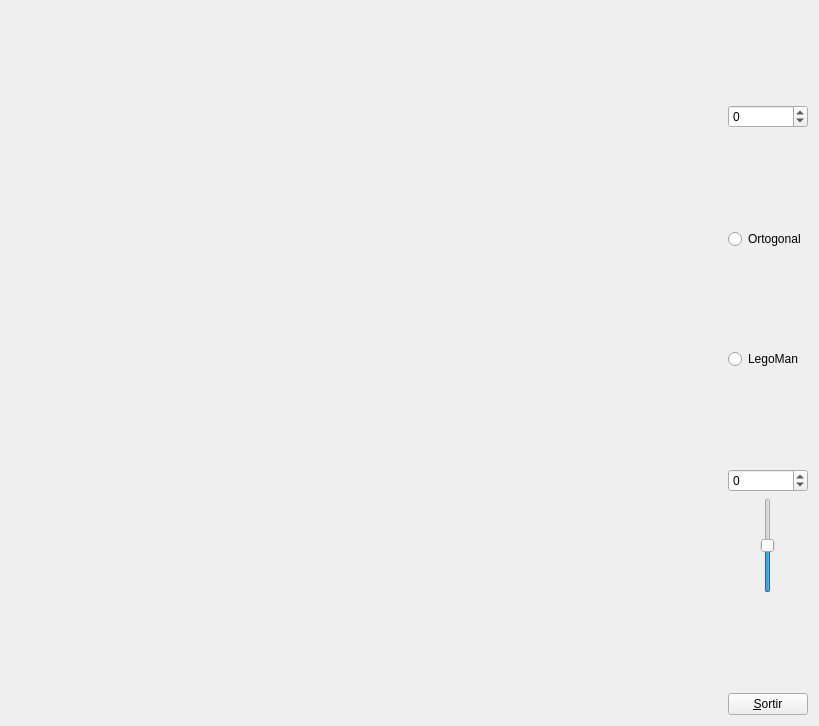
<?xml version="1.0" encoding="UTF-8"?>
<ui version="4.0">
 <class>MyForm</class>
 <widget class="QWidget" name="MyForm">
  <property name="geometry">
   <rect>
    <x>0</x>
    <y>0</y>
    <width>819</width>
    <height>726</height>
   </rect>
  </property>
  <property name="windowTitle">
   <string>IDI-Lab</string>
  </property>
  <layout class="QHBoxLayout" name="horizontalLayout_2">
   <item>
    <widget class="MyGLWidget" name="widget" native="true">
     <property name="sizePolicy">
      <sizepolicy hsizetype="Expanding" vsizetype="Expanding">
       <horstretch>0</horstretch>
       <verstretch>0</verstretch>
      </sizepolicy>
     </property>
     <property name="minimumSize">
      <size>
       <width>50</width>
       <height>50</height>
      </size>
     </property>
    </widget>
   </item>
   <item>
    <layout class="QVBoxLayout" name="verticalLayout">
     <item>
      <spacer name="verticalSpacer_5">
       <property name="orientation">
        <enum>Qt::Vertical</enum>
       </property>
       <property name="sizeHint" stdset="0">
        <size>
         <width>20</width>
         <height>40</height>
        </size>
       </property>
      </spacer>
     </item>
     <item>
      <widget class="QSpinBox" name="spinBox_2">
       <property name="minimum">
        <number>-10</number>
       </property>
       <property name="maximum">
        <number>10</number>
       </property>
      </widget>
     </item>
     <item>
      <spacer name="verticalSpacer_4">
       <property name="orientation">
        <enum>Qt::Vertical</enum>
       </property>
       <property name="sizeHint" stdset="0">
        <size>
         <width>20</width>
         <height>40</height>
        </size>
       </property>
      </spacer>
     </item>
     <item>
      <widget class="QRadioButton" name="radioButton_2">
       <property name="text">
        <string>Ortogonal</string>
       </property>
       <property name="autoExclusive">
        <bool>false</bool>
       </property>
      </widget>
     </item>
     <item>
      <spacer name="verticalSpacer_3">
       <property name="orientation">
        <enum>Qt::Vertical</enum>
       </property>
       <property name="sizeHint" stdset="0">
        <size>
         <width>20</width>
         <height>40</height>
        </size>
       </property>
      </spacer>
     </item>
     <item>
      <widget class="QRadioButton" name="radioButton">
       <property name="text">
        <string>LegoMan</string>
       </property>
      </widget>
     </item>
     <item>
      <spacer name="verticalSpacer">
       <property name="orientation">
        <enum>Qt::Vertical</enum>
       </property>
       <property name="sizeHint" stdset="0">
        <size>
         <width>20</width>
         <height>40</height>
        </size>
       </property>
      </spacer>
     </item>
     <item>
      <widget class="QSpinBox" name="spinBox">
       <property name="minimum">
        <number>-100</number>
       </property>
       <property name="maximum">
        <number>100</number>
       </property>
      </widget>
     </item>
     <item>
      <layout class="QHBoxLayout" name="horizontalLayout">
       <item>
        <spacer name="horizontalSpacer">
         <property name="orientation">
          <enum>Qt::Horizontal</enum>
         </property>
         <property name="sizeType">
          <enum>QSizePolicy::Maximum</enum>
         </property>
         <property name="sizeHint" stdset="0">
          <size>
           <width>10</width>
           <height>20</height>
          </size>
         </property>
        </spacer>
       </item>
       <item>
        <widget class="QSlider" name="verticalSlider">
         <property name="sizePolicy">
          <sizepolicy hsizetype="Fixed" vsizetype="MinimumExpanding">
           <horstretch>0</horstretch>
           <verstretch>0</verstretch>
          </sizepolicy>
         </property>
         <property name="minimum">
          <number>-100</number>
         </property>
         <property name="maximum">
          <number>100</number>
         </property>
         <property name="singleStep">
          <number>1</number>
         </property>
         <property name="orientation">
          <enum>Qt::Vertical</enum>
         </property>
        </widget>
       </item>
       <item>
        <spacer name="horizontalSpacer_2">
         <property name="orientation">
          <enum>Qt::Horizontal</enum>
         </property>
         <property name="sizeType">
          <enum>QSizePolicy::Maximum</enum>
         </property>
         <property name="sizeHint" stdset="0">
          <size>
           <width>10</width>
           <height>20</height>
          </size>
         </property>
        </spacer>
       </item>
      </layout>
     </item>
     <item>
      <spacer name="verticalSpacer_2">
       <property name="orientation">
        <enum>Qt::Vertical</enum>
       </property>
       <property name="sizeHint" stdset="0">
        <size>
         <width>20</width>
         <height>40</height>
        </size>
       </property>
      </spacer>
     </item>
     <item>
      <widget class="QPushButton" name="pushButton">
       <property name="sizePolicy">
        <sizepolicy hsizetype="Minimum" vsizetype="Fixed">
         <horstretch>0</horstretch>
         <verstretch>0</verstretch>
        </sizepolicy>
       </property>
       <property name="text">
        <string>&amp;Sortir</string>
       </property>
      </widget>
     </item>
    </layout>
   </item>
  </layout>
 </widget>
 <customwidgets>
  <customwidget>
   <class>MyGLWidget</class>
   <extends>QWidget</extends>
   <header>MyGLWidget.h</header>
   <container>1</container>
   <slots>
    <signal>setEscala(int)</signal>
    <slot>zoom(int)</slot>
    <slot>pintarModel(bool)</slot>
    <slot>cambiarOptica()</slot>
    <slot>cambiarEscala(int)</slot>
   </slots>
  </customwidget>
 </customwidgets>
 <resources/>
 <connections>
  <connection>
   <sender>pushButton</sender>
   <signal>clicked()</signal>
   <receiver>MyForm</receiver>
   <slot>close()</slot>
   <hints>
    <hint type="sourcelabel">
     <x>800</x>
     <y>715</y>
    </hint>
    <hint type="destinationlabel">
     <x>839</x>
     <y>529</y>
    </hint>
   </hints>
  </connection>
  <connection>
   <sender>verticalSlider</sender>
   <signal>valueChanged(int)</signal>
   <receiver>spinBox</receiver>
   <slot>setValue(int)</slot>
   <hints>
    <hint type="sourcelabel">
     <x>766</x>
     <y>565</y>
    </hint>
    <hint type="destinationlabel">
     <x>808</x>
     <y>498</y>
    </hint>
   </hints>
  </connection>
  <connection>
   <sender>spinBox</sender>
   <signal>valueChanged(int)</signal>
   <receiver>verticalSlider</receiver>
   <slot>setValue(int)</slot>
   <hints>
    <hint type="sourcelabel">
     <x>808</x>
     <y>498</y>
    </hint>
    <hint type="destinationlabel">
     <x>766</x>
     <y>565</y>
    </hint>
   </hints>
  </connection>
  <connection>
   <sender>verticalSlider</sender>
   <signal>valueChanged(int)</signal>
   <receiver>widget</receiver>
   <slot>zoom(int)</slot>
   <hints>
    <hint type="sourcelabel">
     <x>766</x>
     <y>565</y>
    </hint>
    <hint type="destinationlabel">
     <x>689</x>
     <y>437</y>
    </hint>
   </hints>
  </connection>
  <connection>
   <sender>radioButton</sender>
   <signal>clicked(bool)</signal>
   <receiver>widget</receiver>
   <slot>pintarModel(bool)</slot>
   <hints>
    <hint type="sourcelabel">
     <x>808</x>
     <y>372</y>
    </hint>
    <hint type="destinationlabel">
     <x>657</x>
     <y>201</y>
    </hint>
   </hints>
  </connection>
  <connection>
   <sender>radioButton_2</sender>
   <signal>clicked()</signal>
   <receiver>widget</receiver>
   <slot>cambiarOptica()</slot>
   <hints>
    <hint type="sourcelabel">
     <x>808</x>
     <y>250</y>
    </hint>
    <hint type="destinationlabel">
     <x>695</x>
     <y>119</y>
    </hint>
   </hints>
  </connection>
  <connection>
   <sender>widget</sender>
   <signal>setEscala(int)</signal>
   <receiver>spinBox_2</receiver>
   <slot>setValue(int)</slot>
   <hints>
    <hint type="sourcelabel">
     <x>501</x>
     <y>177</y>
    </hint>
    <hint type="destinationlabel">
     <x>743</x>
     <y>104</y>
    </hint>
   </hints>
  </connection>
  <connection>
   <sender>spinBox_2</sender>
   <signal>valueChanged(int)</signal>
   <receiver>widget</receiver>
   <slot>cambiarEscala(int)</slot>
   <hints>
    <hint type="sourcelabel">
     <x>754</x>
     <y>110</y>
    </hint>
    <hint type="destinationlabel">
     <x>700</x>
     <y>80</y>
    </hint>
   </hints>
  </connection>
 </connections>
</ui>
